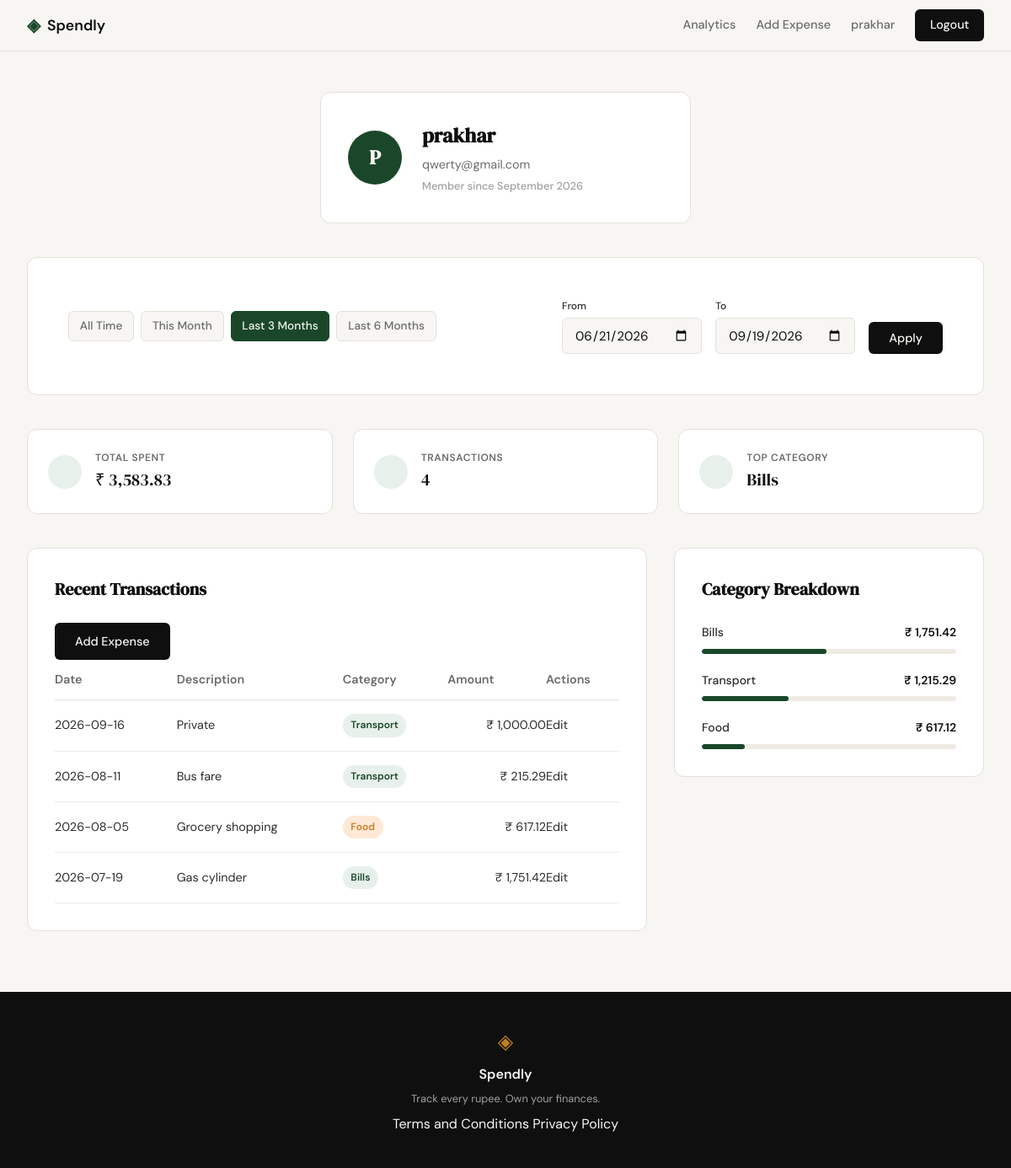
The page /profile?date_from=2026-06-21&date_to=2026-09-19 (signed in) on the database its author committed.
### tables this page shows
CREATE TABLE users (
            id INTEGER PRIMARY KEY AUTOINCREMENT,
            name TEXT NOT NULL,
            email TEXT UNIQUE NOT NULL,
            password_hash TEXT NOT NULL,
            created_at TEXT DEFAULT CURRENT_TIMESTAMP
        );

CREATE TABLE expenses (
            id INTEGER PRIMARY KEY AUTOINCREMENT,
            user_id INTEGER NOT NULL,
            amount REAL NOT NULL,
            category TEXT NOT NULL,
            date TEXT NOT NULL,
            description TEXT,
            created_at TEXT DEFAULT CURRENT_TIMESTAMP,
            FOREIGN KEY (user_id) REFERENCES users (id)
        );

### app.py (the view)
@app.route("/profile")
def profile():
    user_id = session.get("user_id")
    if not user_id:
        return redirect(url_for("login"))
    user = get_user_by_id(user_id)
    if not user:
        flash("User not found", "error")
        return redirect(url_for("login"))
    date_from = request.args.get("date_from")
    date_to = request.args.get("date_to")
    valid_from, valid_to, active_filter, presets = get_date_filter_context(
        date_from, date_to
    )
    if active_filter == "error":
        flash("Start date must be before end date.", "error")
        valid_from, valid_to, active_filter = None, None, "all"
    stats = get_summary_stats(user_id, valid_from, valid_to)
    transactions = get_recent_transactions(
        user_id, date_from=valid_from, date_to=valid_to
    )
    categories = get_category_breakdown(user_id, valid_from, valid_to)
    return render_template(
        "profile.html",
        user=user,
        stats=stats,
        transactions=transactions,
        categories=categories,
        date_from=valid_from,
        date_to=valid_to,
        active_filter=active_filter,
        presets=presets,
    )

### app.py (called while the page is built)
def validate_date(date_str):
    if not date_str:
        return None
    try:
        return datetime.strptime(date_str, "%Y-%m-%d").strftime("%Y-%m-%d")
    except ValueError:
        return None

### database/db.py (called while the page is built)
def get_db():
    db = sqlite3.connect('spendly.db')
    db.row_factory = sqlite3.Row
    db.execute('PRAGMA foreign_keys = ON')
    return db

### database/queries.py (called while the page is built)
def get_user_by_id(user_id):
    db = get_db()
    try:
        cursor = db.execute(
            "SELECT name, email, created_at FROM users WHERE id = ?", (user_id,)
        )
        row = cursor.fetchone()
        if row:
            created_at = datetime.strptime(row["created_at"], "%Y-%m-%d %H:%M:%S")
            member_since = created_at.strftime("%B %Y")
            return {
                "name": row["name"],
                "email": row["email"],
                "member_since": member_since,
                "initials": (row["name"][0] if row["name"] else "U").upper(),
            }
        return None
    finally:
        db.close()

def apply_date_filter(query, params, date_from, date_to):
    if date_from and date_to:
        query += " AND date BETWEEN ? AND ?"
        params.extend([date_from, date_to])
    elif date_from:
        query += " AND date >= ?"
        params.append(date_from)
    elif date_to:
        query += " AND date <= ?"
        params.append(date_to)
    return query, params

def get_recent_transactions(user_id, limit=10, date_from=None, date_to=None):
    db = get_db()
    try:
        query = "SELECT id, date, description, category, amount FROM expenses WHERE user_id = ?"
        params = [user_id]
        query, params = apply_date_filter(query, params, date_from, date_to)
        query += " ORDER BY date DESC LIMIT ?"
        params.append(limit)
        cursor = db.execute(query, params)
        rows = cursor.fetchall()
        transactions = []
        for row in rows:
            transactions.append(
                {
                    "id": row["id"],
                    "date": row["date"],
                    "description": row["description"],
                    "category": row["category"],
                    "amount": f"₹ {row['amount']:,.2f}",
                }
            )
        return transactions
    finally:
        db.close()

### templates/profile.html (shortened to what this page needs)
{% extends "base.html" %}
{% block head %}
<link rel="stylesheet" href="{{ url_for('static', filename='css/profile.css') }}">
{% endblock %}
{% block content %}
<div class="profile-container">
    <section class="user-header">
        <div class="auth-card profile-card">
            <div class="profile-card-inner">
                <div class="avatar">{{ user.initials }}</div>
                <div class="profile-details">
                    <h1>{{ user.name }}</h1>
                    <p class="text-muted">{{ user.email }}</p>
                    <p class="member-since">Member since {{ user.member_since }}</p>
                </div>
            </div>
        </div>
    </section>
    <section class="filter-bar">
        <div class="auth-card">
            <div class="filter-container">
                <div class="filter-presets">
                    <a href="{{ url_for('profile') }}"
                       class="filter-btn {{ 'active' if active_filter == 'all' }}">
                       All Time
                    </a>
                    {% for key, range in presets.items() %}
                    <a href="{{ url_for('profile', date_from=range.from, date_to=range.to) }}"
                       class="filter-btn {{ 'active' if active_filter == key }}">
                       {{ key.replace('-', ' ').title() }}
                    </a>
                    {% endfor %}
                </div>
                <form method="GET" action="{{ url_for('profile') }}" class="filter-custom">
                    <div class="form-group">
                        <label for="date_from">From</label>
                        <input type="date" id="date_from" name="date_from"
                               value="{{ date_from or '' }}" class="form-input">
                    </div>
                    <div class="form-group">
                        <label for="date_to">To</label>
                        <input type="date" id="date_to" name="date_to"
                               value="{{ date_to or '' }}" class="form-input">
                    </div>
                    <button type="submit" class="btn-primary">Apply</button>
                </form>
            </div>
        </div>
    </section>
    <section class="stats-grid">
        <div class="stat-card">
            <i data-lucide="indian-rupee" class="stat-icon"></i>
            <div class="stat-info">
                <span class="stat-label">Total Spent</span>
                <span class="stat-value">{{ stats.total_spent }}</span>
            </div>
        </div>
        <div class="stat-card">
            <i data-lucide="list" class="stat-icon"></i>
            <div class="stat-info">
                <span class="stat-label">Transactions</span>
                <span class="stat-value">{{ stats.transaction_count }}</span>
            </div>
        </div>
        <div class="stat-card">
            <i data-lucide="pie-chart" class="stat-icon"></i>
            <div class="stat-info">
                <span class="stat-label">Top Category</span>
                <span class="stat-value">{{ stats.top_category }}</span>
            </div>
        </div>
    </section>
    <div class="profile-main-grid">
        <section class="history-section">
            <div class="auth-card">
                <div class="section-header">
                    <h2 class="section-title">Recent Transactions</h2>
                    <a href="{{ url_for('add_expense') }}" class="btn-primary">Add Expense</a>
                </div>
                <table class="profile-table">
                    <thead>
                        <tr>
                            <th>Date</th>
                            <th>Description</th>
                            <th>Category</th>
                            <th class="text-right">Amount</th>
                            <th class="text-center">Actions</th>
                        </tr>
                    </thead>
                    <tbody>
                        {% for tx in transactions %}
                        <tr>
                            <td>{{ tx.date }}</td>
                            <td>{{ tx.description }}</td>
                            <td>
                                <span class="category-badge badge-{{ tx.category.lower() }}">
                                    {{ tx.category }}
                                </span>
                            </td>
                            <td class="text-right">{{ tx.amount }}</td>
                            <td class="text-center">
                                <a href="{{ url_for('edit_expense', id=tx['id']) }}" class="btn-edit">Edit</a>
                            </td>
                        </tr>
                        {% endfor %}
                    </tbody>
                </table>
            </div>
        </section>
        <section class="breakdown-section">
            <div class="auth-card">
                <h2 class="section-title">Category Breakdown</h2>
                <div class="category-list">
                    {% for cat in categories %}
                    <div class="category-item">
                        <div class="category-meta">
                            <span class="category-name">{{ cat.name }}</span>
                            <span class="category-amount">{{ cat.total }}</span>
                        </div>
                        <div class="category-bar-container">
                            <div class="category-bar" style="width: {{ cat.percentage }}%"></div>
                        </div>
                    </div>
                    {% endfor %}
                </div>
            </div>
        </section>
    </div>
</div>
{% endblock %}

### templates/base.html (shortened to what this page needs)
<!DOCTYPE html>
<html lang="en">
<head>
    <link rel="stylesheet" href="{{ url_for('static', filename='css/style.css') }}">
    {% block head %}{% endblock %}
</head>
<body>
    <nav class="navbar">
        <div class="nav-inner">
            <a href="{{ url_for('landing') }}" class="nav-brand">
                <span class="brand-icon">◈</span>
                <span class="brand-name">Spendly</span>
            </a>
            <div class="nav-links">
                {% if session.user_id %}
                    <a href="{{ url_for('analytics') }}" class="{% if request.endpoint == 'analytics' %}active{% endif %}">Analytics</a>
                    <a href="{{ url_for('add_expense') }}" class="{% if request.endpoint == 'add_expense' %}active{% endif %}">Add Expense</a>
                    <a href="{{ url_for('profile') }}" class="nav-user">{{ session.user_name }}</a>
                    <a href="{{ url_for('logout') }}" class="nav-cta">Logout</a>
                {% else %}
                    <a href="{{ url_for('login') }}">Sign in</a>
                    <a href="{{ url_for('register') }}" class="nav-cta">Get started</a>
                {% endif %}
            </div>
        </div>
    </nav>
    <main class="main-content">
        {% block content %}{% endblock %}
    </main>
    <footer class="footer">
        <div class="footer-inner">
            <span class="brand-icon">◈</span><span class="footer-name">Spendly</span>
            <p class="footer-copy">Track every rupee. Own your finances.</p>
            <p class="footer-links">
                <a href="{{ url_for('terms') }}">Terms and Conditions</a>
                <a href="{{ url_for('privacy') }}">Privacy Policy</a>
            </p>
        </div>
    </footer>
</body>
</html>

### static/css/profile.css (style rules this page uses)
.filter-bar { margin-bottom: 2.5rem; }
.filter-container { display: flex; align-items: center; justify-content: space-between; gap: 2rem; padding: 1rem; }
.filter-presets { display: flex; gap: 0.5rem; flex-wrap: wrap; }
.filter-btn { padding: 0.4rem 0.8rem; font-size: 0.85rem; font-weight: 500; color: var(--ink-muted); background: var(--paper); border: 1px solid var(--border); border-radius: var(--radius-sm); transition: all 0.2s; }
.filter-btn.active { background: var(--accent); color: var(--paper); border-color: var(--accent); }
.filter-custom { display: flex; align-items: flex-end; gap: 1rem; }
.filter-custom .form-group { margin-bottom: 0; }
.filter-custom label { font-size: 0.75rem; margin-bottom: 0.25rem; }

### rows shown on the page
users: user_name "prakhar", name "prakhar", email "qwerty@gmail.com"
expenses: date "2026-09-16", description "Private", category "Transport", amount "₹ 1,000.00"
expenses: date "2026-08-11", description "Bus fare", category "Transport", amount "₹ 215.29"
expenses: date "2026-08-05", description "Grocery shopping", category "Food", amount "₹ 617.12"
expenses: date "2026-07-19", description "Gas cylinder", category "Bills", amount "₹ 1,751.42"

### other values the page prints
{{ user.initials }} "P"
{{ user.member_since }} "September 2026"
{{ key.replace('-', ' ').title() }} "This Month" "Last 3 Months" "Last 6 Months"
{{ stats.total_spent }} "₹ 3,583.83"
{{ stats.transaction_count }} "4"
{{ stats.top_category }} "Bills"
{{ cat.name }} "Bills" "Transport" "Food"
{{ cat.total }} "₹ 1,751.42" "₹ 1,215.29" "₹ 617.12"
